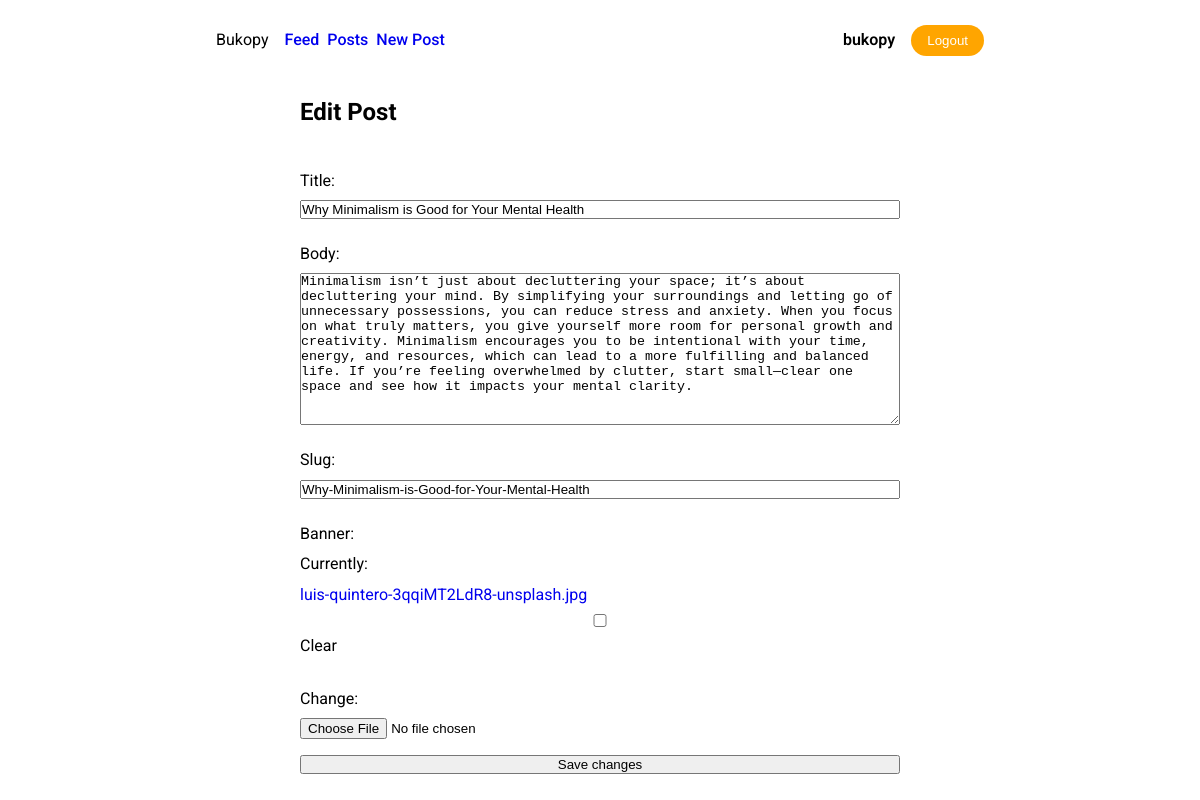
/posts/edit/Why-Minimalism-is-Good-for-Your-Mental-Health/ (signed in), run on the app's committed database.
### posts/models.py (models this page shows, shortened)
class Post(models.Model):
    title = models.CharField(max_length=75)
    body = models.TextField()
    slug = models.SlugField()
    date = models.DateTimeField(auto_now_add=True)
    banner = models.ImageField(default='fallback.png', blank=True)
    author = models.ForeignKey(User, on_delete=models.CASCADE, default=None)

### posts/views.py (the view)
# urls.py: path('edit/<slug:slug>/', views.post_edit, name='post-edit'),
@login_required(login_url="/users/login/")
def post_edit(request, slug):
    post = get_object_or_404(Post, slug=slug)
    if post.author != request.user:
        return HttpResponseForbidden("You are not allowed to edit this post.")
    if request.method == 'POST':
        form = forms.CreatePost(request.POST, request.FILES, instance=post)
        if form.is_valid():
            form.save()
            return redirect('posts:page', slug=post.slug)
    else:
        form = forms.CreatePost(instance=post)
    return render(request, 'posts/post_edit.html', {'form': form, 'post': post})

### posts/forms.py
class CreatePost(forms.ModelForm):
    class Meta:
        model = models.Post
        fields = ['title', 'body', 'slug', 'banner']

### posts/templates/posts/post_edit.html (shortened to what this page needs)
{% extends 'layout.html' %}
{% block content %}
<section class="post-edit">
    <h1>Edit Post</h1>
    <form method="POST" enctype="multipart/form-data" class="form-with-validation">
        {{ form.as_p }}
        <button type="submit">Save changes</button>
    </form>
</section>
{% endblock %}

### templates/layout.html (shortened to what this page needs)
<!DOCTYPE html>
{% load static %}
<html lang="en">
<head>
    <link rel="stylesheet" href="{% static 'css/style.css' %}">
</head>
<body>
    <div class="container">
        <header class="header">
            <span class="branding">
                Bukopy
            </span>
            <nav class="nav" id="nav">
                <ul class="navlinks">
                    <li class="link">
                        <a href="/" class="">Feed</a>
                    </li>
                    {% if user.is_authenticated %}
                    <li class="link">
                        <a href="{% url 'posts:list' %}" class="">Posts</a>
                    </li>
                    <li class="link">
                        <a href="{% url 'posts:new-post' %}" class="">New Post</a>
                    </li>
                    {% endif %}
                </ul>
                <div class="nav-cta">
                    {% if user.is_authenticated %}
                        <span class="user-icon">
                            {{ user.username }}
                        </span>
                        <form action="{% url 'users:logout' %}" class="" method="post">
                            <button class="logout-btn">Logout</button>
                        </form>
                    {% else %}
                    <a href="{% url 'users:login' %}" class="btn login-btn">Login</a>
                    <a href="{% url 'users:register' %}" class="btn register-btn">Register</a>
                    {% endif %}
                </div>
            </nav>
        </header>
        <main class="main">
            {% block content %}
            {% endblock %}
        </main>
    </div>
</body>
</html>

### static/css/style.css (style rules this page uses)
* { margin: 0; padding: 0; box-sizing: border-box; }
body { width: 100%; max-width: 800px; margin: 0 auto; min=height: 100vh; background-color: #ffffff; line-height: 1.4; font-family: Roboto; position: relative; }
.container { width: 100%; max-width: 800px; margin: 0 auto; }
h1 { font-size: 20px; color: black; }
a { text-decoration: none; }
p { font-size: 16px; font-fami }
ul { list-style: none; }
.header { width: 100%; height: 80px; display: flex; justify-content: space-between; align-items: center; padding: 0 16px; }
li { list-style: none; }
.nav { display: none; }
.nav .navlinks { width: 100%; display: flex; flex-direction: column; }
.nav .navlinks li { padding: 8px 0; }
.nav .nav-cta { display: flex; flex-direction: column; align-content: flex-end; gap: 8px; }
@media screen and (min-width: 500px) { .header { justify-content: space-between; } }
@media screen and (min-width: 500px) { .nav { display: flex; flex-direction: row; flex: 1; width: 100%; height: 100%; gap: 8px; } }
@media screen and (min-width: 500px) { .nav .navlinks { justify-content: start; gap: 8px; flex-direction: row; align-items: center; padding-left: 16px; } }
@media screen and (min-width: 500px) { .nav .navlinks a { font-weight: 500; } }
@media screen and (min-width: 500px) { .nav .nav-cta { display: flex; align-items: center; flex-direction: row; gap: 16px; } }
@media screen and (min-width: 500px) { .nav .nav-cta .user-icon { font-weight: 600; } }
@media screen and (min-width: 500px) { .logout-btn { width: auto; padding: 8px 16px; background: orange; color: white; border: none; border-radius: 16px; border-style: none; outline-style: none; } }
.main { width: 100%; padding: 16px; display: flex; flex-direction: column; column-gap: 24px; }
h1 { margin-bottom: 32px; font-size: 24px; }
.post-edit { width: 100%; max-width: 600px; margin: 0 auto; }
.form-with-validation { width: 100%; display: flex; flex-direction: column; gap: 8px; }
.form-with-validation p { width: 100%; display: flex; flex-direction: column; gap: 8px; padding: 8px 0; }

### data on the page
Post: title "Why Minimalism is Good for Your Mental Health", body "Minimalism isn’t just about decluttering your space; it’s about decluttering your mind. By simplifying your surroundings and letting go of unnecessary possessions, you can reduce stress and anxiety. When you focus on what truly matters, you give yourself more room for personal growth and creativity. Minimalism encourages you to be intentional with your time, energy, and resources, which can lead to a more fulfilling and balanced life. If you’re feeling overwhelmed by clutter, start small—clear one space and see how it impacts your mental clarity.", slug "Why-Minimalism-is-Good-for-Your-Mental-Health"

### other printed values
{{ user.username }} "bukopy"
